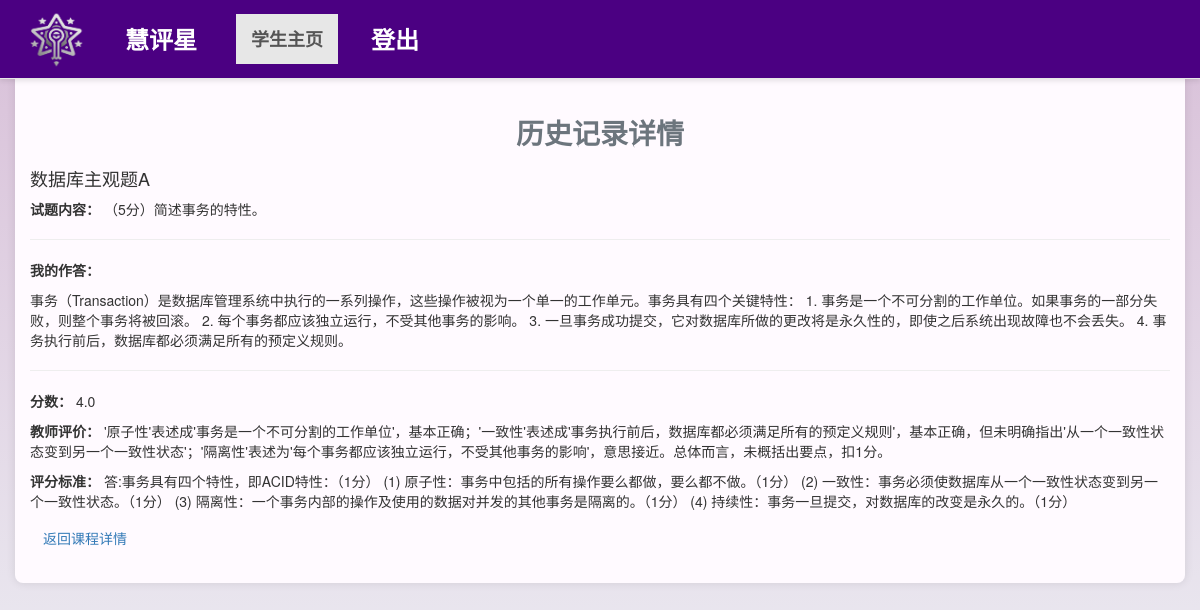
/administrator/student_course/2/history/1/ (signed in), run on the app's committed database.
### users/models.py (models this page shows, shortened)
class Question(models.Model):
    QuestionID = models.AutoField(primary_key=True)
    CourseID = models.ForeignKey(
        "Course", on_delete=models.CASCADE, related_name="questions"
    )
    Title = models.CharField(max_length=100)
    Content = models.TextField()
    ScoringCriteria = models.TextField(null=True, blank=True)
    Prompt = models.TextField(null=True, blank=True)
    CreatedAt = models.DateTimeField(
        default=timezone.now
    )  # timezone.now返回当前时间（带时区，默认为UTC，可通过settings.py修改）
    IsOpen = models.BooleanField(default=False)
    OpenAt = models.DateTimeField(null=True, blank=True)
    class Meta:
        db_table = "Question"
        indexes = [
            models.Index(
                fields=["CourseID", "IsOpen"], name="idx_question_course_open"
            ),  # 经常需要根据CourseID和IsOpen两个字段一起查询数据
            models.Index(fields=["CreatedAt"], name="idx_question_created_at"),
        ]

class StudentAnswer(models.Model):
    AnswerID = models.AutoField(
        primary_key=True
    )  # 主键，聚簇索引，按主键字段排序数据，用于快速定位行
    QuestionID = models.ForeignKey(
        Question, on_delete=models.CASCADE, related_name="answers"
    )  # 非聚簇索引，加速按外键字段过滤或关联查询，避免全表扫描
    StudentID = models.ForeignKey(
        Student, on_delete=models.CASCADE, related_name="answers"
    )  # 非聚簇索引，加速按外键字段过滤或关联查询，避免全表扫描
    Content = models.TextField(blank=True, null=True)
    SubmittedAt = models.DateTimeField(default=timezone.now)
    ConfirmedAt = models.DateTimeField(
        null=True, blank=True
    )  # 该答案的评分与反馈确认时间
    class Meta:
        db_table = "StudentAnswer"
        indexes = [
            models.Index(
                fields=["QuestionID", "StudentID"], name="idx_answer_question_student"
            ),  # 经常需要根据QuestionID和StudentID两个字段一起查询数据
            models.Index(fields=["SubmittedAt"], name="idx_answer_submitted_at"),
        ]

class ScoringFeedback(models.Model):
    FeedbackID = models.AutoField(primary_key=True)
    AnswerID = models.ForeignKey(
        StudentAnswer, on_delete=models.CASCADE, related_name="feedbacks"
    )
    Score = models.FloatField()
    Feedback = models.TextField(null=True, blank=True)
    CreatedAt = models.DateTimeField(default=timezone.now)
    IsFinal = models.BooleanField(default=False)
    class Meta:
        db_table = "ScoringFeedback"
        indexes = [
            models.Index(
                fields=["AnswerID", "IsFinal"], name="idx_feedback_answer_final"
            ),
            models.Index(fields=["CreatedAt"], name="idx_feedback_created_at"),
        ]

### users/views.py (the view)
def student_history_detail(request, course_id, answer_id):
    student_id = request.session.get("student_id")
    if not student_id:
        messages.error(request, "无权限访问学生主页")
        return redirect("login")
    student = get_object_or_404(Student, StudentID=student_id)
    answer = get_object_or_404(
        StudentAnswer,
        AnswerID=answer_id,
        StudentID=student,
        QuestionID__CourseID=course_id,
    )
    question = answer.QuestionID
    scoring_feedback = (
        ScoringFeedback.objects.filter(AnswerID=answer, IsFinal=True)
        .order_by("-CreatedAt")
        .first()
    )  # 获取最终评分，越新的评分越靠前
    context = {
        "course_id": course_id,
        "answer": answer,
        "question": question,
        "scoring_feedback": scoring_feedback,
    }
    return render(request, "student_history_detail.html", context)

### templates/student_history_detail.html (shortened to what this page needs)
{% extends 'base.html' %}
{% block content %}
    <h2 class="page-title">历史记录详情</h2>
    <div class="card">
        <div class="card-body">
            <h4 class="card-title">{{ question.Title }}</h4>
            <p class="card-text"><strong>试题内容：</strong> {{ question.Content }}</p>
            <hr>
            <p class="card-text"><strong>我的作答：</strong></p>
            <p>{{ answer.Content }}</p>
            <hr>
            <p class="card-text"><strong>分数：</strong>
                {% if scoring_feedback.IsFinal %}
                    {{ scoring_feedback.Score }}
                {% else %}
                    暂无评分
                {% endif %}
            </p>
            <p class="card-text"><strong>教师评价：</strong>
                {% if scoring_feedback.IsFinal %}
                    {{ scoring_feedback.Feedback }}
                {% else %}
                    暂无评价
                {% endif %}
            </p>
            <p class="card-text"><strong>评分标准：</strong>
                {% if scoring_feedback.IsFinal %}
                    {{ question.ScoringCriteria }}
                {% else %}
                    暂未公布评分标准
                {% endif %}
            </p>
        </div>
    </div>
    <a href="{% url 'student_course_detail' course_id %}" class="btn btn-secondary mt-3">返回课程详情</a>
{% endblock %}

### static/css/styles.css (style rules this page uses)
body { font-family: 'Arial', sans-serif; color: #333; background: linear-gradient(180deg, #D8BFD8 0%, #eef1f5 100%); margin: 0; padding: 0; }
.page-title { text-align: center; font-size: 2em; color: #6c757d; margin-bottom: 20px; font-weight: bold; }
h2 { text-align: center; margin-bottom: 20px; color: #333; }

### data on the page
Question: Title "数据库主观题A", Content "（5分）简述事务的特性。", ScoringCriteria "答:事务具有四个特性，即ACID特性：（1分） (1) 原子性：事务中包括的所有操作要么都做，要么都不做。（1分） (2) 一致性：事务必须使数据库从一个一致性状态变到另一个一致性状态。（1分） (3) 隔离性：一个事务内部的操作及使用的数据对并发的其他事务是隔离的。（1分） (4) 持续性：事务一旦提交，对数据库的改变是永久的。（1分）"
StudentAnswer: Content "事务（Transaction）是数据库管理系统中执行的一系列操作，这些操作被视为一个单一的工作单元。事务具有四个关键特性： 1. 事务是一个不可分割的工作单位。如果事务的一部分失败，则整个事务将被回滚。 2. 每个事务都应该独立运行，不受其他事务的影响。 3. 一旦事务成功提交，它对数据库所做的更改将是永久性的，即使之后系统出现故障也不会丢失。 4. 事务执行前后，数据库都必须满足所有的预定义规则。"
ScoringFeedback: Score "4.0", Feedback "'原子性'表述成'事务是一个不可分割的工作单位'，基本正确；'一致性'表述成'事务执行前后，数据库都必须满足所有的预定义规则'，基本正确，但未明确指出'从一个一致性状态变到另一个一致性状态'；'隔离性'表述为'每个事务都应该独立运行，不受其他事务的影响'，意思接近。总体而言，未概括出要点，扣1分。"
